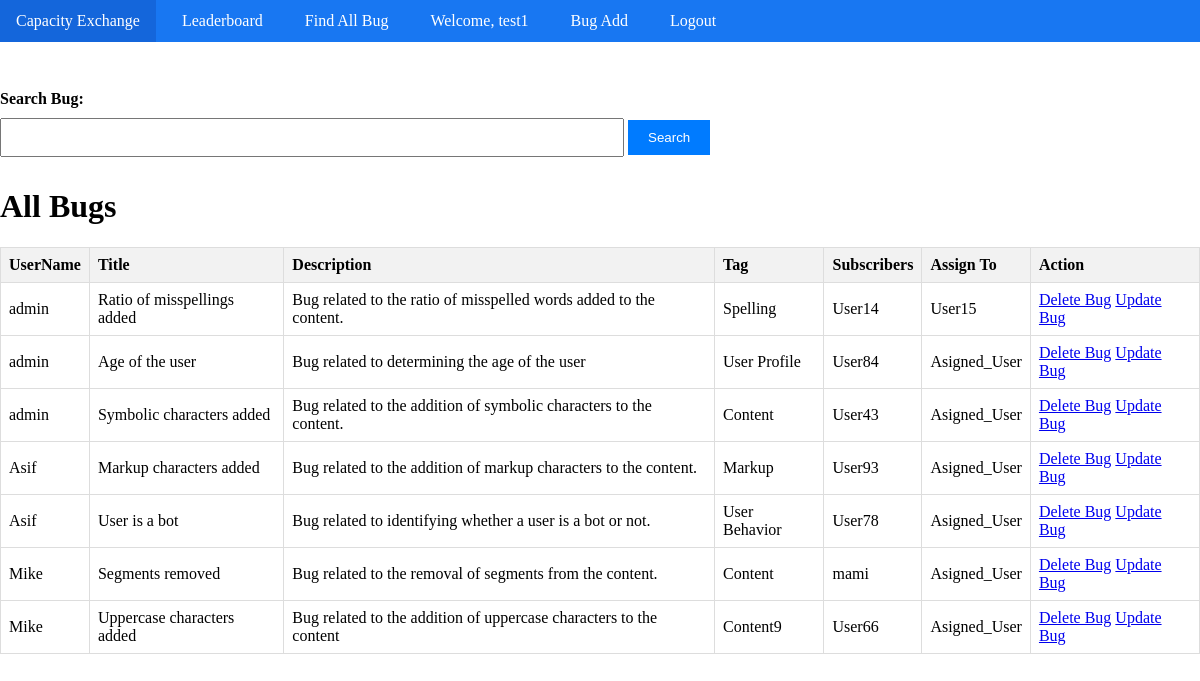
Page /suc-cese/ (signed in) on the committed database.
### bug/models.py (models this page shows, shortened)
class Bug(models.Model):
    user=models.ForeignKey(User,on_delete=models.SET_NULL,null=True,blank=True)
    bugTitle = models.TextField(max_length=200)
    slug = models.SlugField(unique=True)
    bugDescription = models.TextField()
    tag = models.CharField(max_length=50)
    subscribers = models.CharField(max_length=200)
    assign_to = models.CharField(max_length=100)

### bug/views.py (the view)
# urls.py: path("suc-cese/", succese, name="succese"),
def succese(request):
    queryset = Bug.objects.select_related('user')
    search_query = request.GET.get('search')
    if search_query:
        queryset = queryset.filter(bugTitle__icontains=search_query)
    context = {'home': queryset}
    return render(request, "home/all_bugs.html", context)

### bug/templates/home/all_bugs.html (shortened to what this page needs)
{% extends "base.html" %}
{% block start %}
<div class="mt-3">
    <form method="GET" action="{% url 'succese' %}" class="mx-auto col-6">
        <label for="gsearch" class="form-label">Search Bug:</label>
        <input name="search" type="text" class="form-control" value="{{ request.GET.search }}">
        <button type="submit" class="btn btn-primary">Search</button>
    </form>
</div>
<h1>All Bugs</h1>
<table>
    <thead>
        <tr>
            <th>UserName</th>
            <th>Title</th>
            <th>Description</th>
            <th>Tag</th>
            <th>Subscribers</th>
            <th>Assign To</th>
            <th>Action</th>
        </tr>
    </thead>
    <tbody>
        {% for bug in home %}
            <tr>
                 <td>{{ bug.user.username }}</td>
                <td>{{ bug.bugTitle }}</td>
                <td>{{ bug.bugDescription }}</td>
                <td>{{ bug.tag }}</td>
                <td>{{ bug.subscribers }}</td>
                <td>{{ bug.assign_to }}</td>
                <td>
                    <a href="{% url 'delete_bug' bug.slug %}">Delete Bug</a>
                    <a href="{% url 'update_bug' bug.slug %}">Update Bug</a>
                </td>
            </tr>
        {% endfor %}
    </tbody>
</table>
{% endblock %}

### bug/templates/base.html (shortened to what this page needs)
<!DOCTYPE html>
<html lang="en">
<head>
</head>
<body>
    <div class="navbar">
        <a href="https://meta.wikimedia.org/wiki/Capacity_Exchange">Capacity Exchange</a>
        <a href="/leaderboard/">Leaderboard</a>
        <a href="/suc-cese/">Find All Bug</a>
        {% if user.is_authenticated %}
            <a href="#">Welcome, {{ user.username }}</a>
            <a href="/">Bug Add</a>
            <a href="/logout">Logout</a>
        {% else %}
            <a href="/login">Login</a>
            <a href="/reg">Register</a>
        {% endif %}
    </div>
    {% block start %}
    {% endblock %}
</body>
</html>

### bug/templates/base.html (style rules this page uses)
.navbar { background-color: #1877f2; overflow: hidden; }
.navbar a { float: left; display: block; color: white; text-align: center; padding: 12px 16px; text-decoration: none; }
body { margin: 0; padding: 0; }
label { display: block; margin-bottom: 10px; font-weight: bold; }
input[type="text"], textarea { width: 50%; padding: 10px; margin-bottom: 10px; }
.btn { background-color: #1877f2; color: rgba(255, 255, 255, 0.52); border: none; padding: 10px 20px; cursor: pointer; }
.navbar a:not(:first-child) { margin-left: 10px; }

### bug/templates/home/all_bugs.html (style rules this page uses)
.mt-3 { margin-top: 3rem; }
.mx-auto { margin: 0 auto; }
label.form-label { font-weight: bold; }
input.form-control { width: 50%; padding: 10px; margin-bottom: 10px; }
table { border-collapse: collapse; width: 100%; }
th, td { border: 1px solid #dddddd; text-align: left; padding: 8px; }
th { background-color: #f2f2f2; }
.btn { background-color: #007bff; color: white; border: none; padding: 10px 20px; cursor: pointer; text-decoration: none; display: inline-block; }

### rows in the picture
Bug: user.username "admin", bugTitle "Ratio of misspellings added", bugDescription "Bug related to the ratio of misspelled words added to the content.", tag "Spelling", subscribers "User14", assign_to "User15"
Bug: user.username "admin", bugTitle "Age of the user", bugDescription "Bug related to determining the age of the user", tag "User Profile", subscribers "User84", assign_to "Asigned_User"
Bug: user.username "admin", bugTitle "Symbolic characters added", bugDescription "Bug related to the addition of symbolic characters to the content.", tag "Content", subscribers "User43", assign_to "Asigned_User"
Bug: user.username "Asif", bugTitle "Markup characters added", bugDescription "Bug related to the addition of markup characters to the content.", tag "Markup", subscribers "User93", assign_to "Asigned_User"
Bug: user.username "Asif", bugTitle "User is a bot", bugDescription "Bug related to identifying whether a user is a bot or not.", tag "User Behavior", subscribers "User78", assign_to "Asigned_User"
Bug: user.username "Mike", bugTitle "Segments removed", bugDescription "Bug related to the removal of segments from the content.", tag "Content", subscribers "mami", assign_to "Asigned_User"
Bug: user.username "Mike", bugTitle "Uppercase characters added", bugDescription "Bug related to the addition of uppercase characters to the content", tag "Content9", subscribers "User66", assign_to "Asigned_User"

### other values in the picture
{{ user.username }} "test1"
